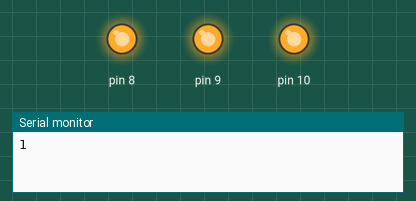
Recording of a sketch running on a simulated Arduino Uno, built with avr-gcc and run on an emulated ATmega328P. On the bench: output pins drawn as LEDs (lit = HIGH), the last lines printed to the serial monitor.

Above: at 0.09 s.
At 0.68 s:
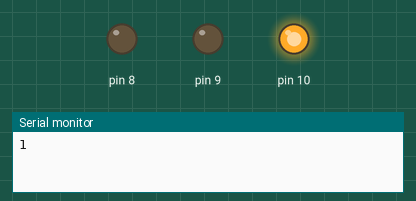
At 0.87 s:
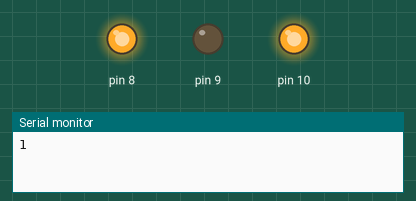
At 1.85 s:
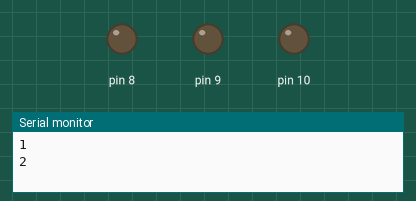
At 3.21 s:
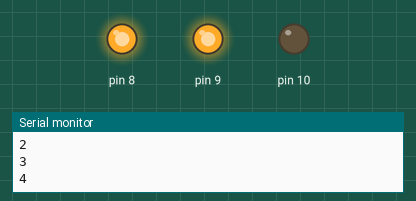
At 4.19 s:
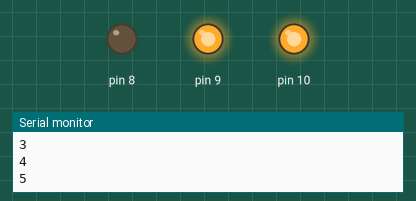
Timing chart, 0 to 4.6 s (numbered marks = the images above):
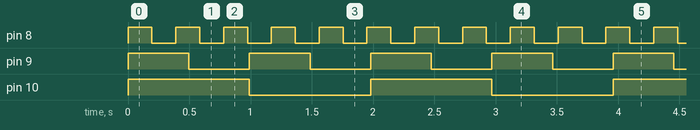

Measured:
- by itself, pin 8: alternates HIGH for 0.20 s and LOW for 0.20 s
- by itself, pin 9: alternates HIGH for 0.50 s and LOW for 0.50 s
- by itself, pin 10: alternates HIGH for 0.99 s and LOW for 0.99 s

The sketch:

04_led_rtos.ino
```cpp
/**
 * Esempio 4: Lampeggio 3 LED - RTOS (Real-Time Operating System)
 * https://wokwi.com/projects/445620115220373505
 *
 * Questo esempio usa FreeRTOS per creare 3 TASK indipendenti.
 * Ogni LED è gestito da un task separato con priorità configurabile.
 * Lo scheduler RTOS gestisce automaticamente il context switching.
 *
 * Hardware:
 * - LED1 connesso al pin 8 (lampeggia ogni 1000ms) - Priorità 1
 * - LED2 connesso al pin 9 (lampeggia ogni 500ms)  - Priorità 1
 * - LED3 connesso al pin 10 (lampeggia ogni 200ms) - Priorità 2
 * - Resistenze da 220Ω in serie ad ogni LED
 */
 #include <Arduino_FreeRTOS.h>

void TaskBlink1(void *pvParameters);
void TaskBlink2(void *pvParameters);
void Taskprint(void *pvParameters);

void setup() {
  Serial.begin(9600);
  xTaskCreate(TaskBlink1, "Led1", 128, NULL, 1, NULL);
  xTaskCreate(TaskBlink2, "Led2 ", 128, NULL, 1, NULL);
  xTaskCreate(TaskBlink3, "Led3 ", 128, NULL, 2, NULL);
  xTaskCreate(Taskprint, "TaskPrint", 128, NULL, 1, NULL);
  vTaskStartScheduler();
}

void TaskBlink1(void *pvParameters) {
  pinMode(8, OUTPUT);
  while (1) {
    digitalWrite(8, HIGH);
    vTaskDelay( 200 / portTICK_PERIOD_MS );
    digitalWrite(8, LOW);
    vTaskDelay( 200 / portTICK_PERIOD_MS );
  }
}

void TaskBlink2(void *pvParameters) {
  pinMode(9, OUTPUT);
  while (1) {
    digitalWrite(9, HIGH);
    vTaskDelay( 500 / portTICK_PERIOD_MS );
    digitalWrite(9, LOW);
    vTaskDelay( 500 / portTICK_PERIOD_MS );
  }
}

void TaskBlink3(void *pvParameters) {
  pinMode(10, OUTPUT);
  while (1) {
    digitalWrite(10, HIGH);
    vTaskDelay( 1000 / portTICK_PERIOD_MS );
    digitalWrite(10, LOW);
    vTaskDelay( 1000 / portTICK_PERIOD_MS );
  }
}

void Taskprint(void *pvParameters) {
  int counter = 0;
  while (1) {
    counter++;
    Serial.println(counter);
    vTaskDelay( 1000 / portTICK_PERIOD_MS );
  }
}

void loop() {
  // put your main code here, to run repeatedly:
}
```
